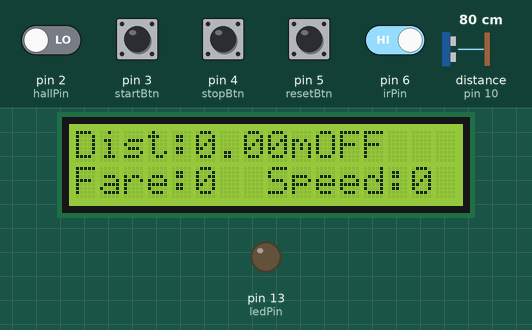
Recording of a sketch running on a simulated Arduino Uno, built with avr-gcc and run on an emulated ATmega328P. Parts: 16×2 character LCD, output pins drawn as LEDs (lit = HIGH). Wiring (inferred from the names in the program): ultrasonic range finder: trigger pin 9; echo pin 10. Inputs (shaded band) come from the test bench; at power-on: pin 3 (startBtn), pin 4 (stopBtn), pin 5 (resetBtn), pin 6 (irPin) HIGH, pin 2 (hallPin) LOW, distance to the obstacle (sensor on pin 10) 80 cm. The echo pulse lasts 58.3 µs per cm; pins used as bus, display or sensor lines are not drawn; what the sketch prints to the serial monitor is not drawn.

Above: at 3.2 s.
3.3 s: pin 3 (startBtn) pulled LOW for 0.4 s
At 4.4 s:
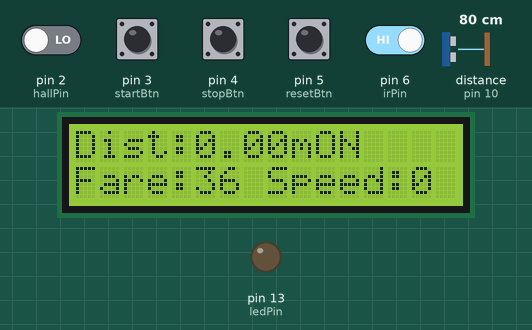
5.2 s: pin 5 (resetBtn) pulled LOW for 0.4 s
At 6.6 s:
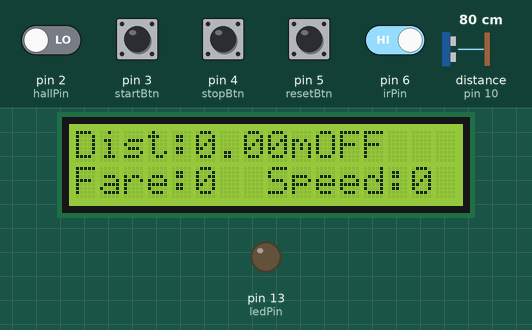
7.1 s: distance to the obstacle (sensor on pin 10) set to 18 cm
8.6 s: distance to the obstacle (sensor on pin 10) set to 13 cm
At 9.9 s:
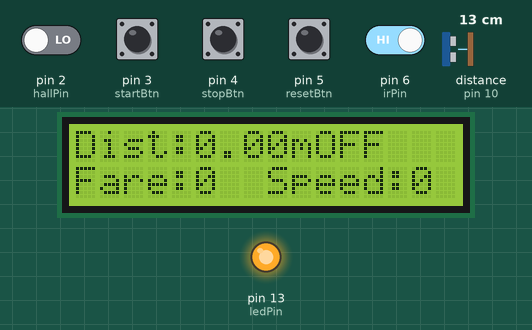
10.4 s: pin 3 (startBtn) pulled LOW for 1 s
At 11.1 s:
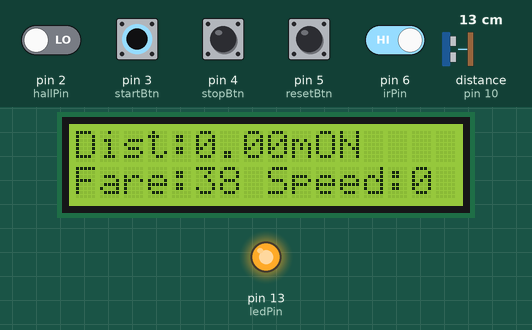
12.9 s: distance to the obstacle (sensor on pin 10) set to 250 cm
At 16.6 s:
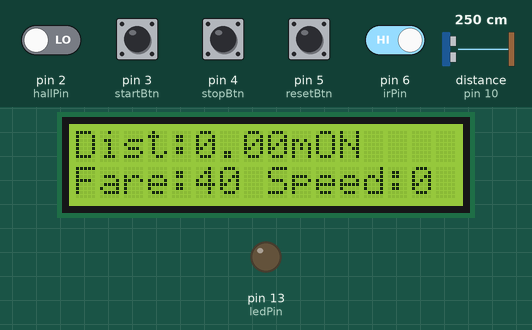
Timing chart, 0 to 16.9 s (numbered marks = the images above; inputs shaded):
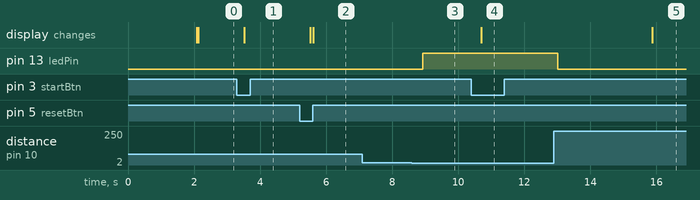

Measured:
- the behaviour switches between 16 and 15 cm on distance to the obstacle (sensor on pin 10) (found by bisection; images 2 and 3)
- after the input at 3.3 s, the display: changes after 0.22 s (image 1)
- after the input at 5.2 s, the display: first changes after 0.32 s (image 2 shows a later state)
- after the input at 7.1 s, every drawn part: stays the same
- after the input at 8.6 s, pin 13 (ledPin): LOW → HIGH after 0.33 s
- after the input at 10.4 s, the display: changes after 0.29 s (image 4)
- after the input at 12.9 s, pin 13 (ledPin): HIGH → LOW after 0.12 s

The sketch:

autofare.c.ino
```cpp
#include <Wire.h>
#include <LiquidCrystal_I2C.h>
#include <SoftwareSerial.h>
#include <TinyGPS++.h>

// LCD
LiquidCrystal_I2C lcd(0x27, 16, 2);

// GPS
SoftwareSerial gpsSerial(7, 8);
TinyGPSPlus gps;

// Pins
const int hallPin = 2;
const int startBtn = 3;
const int stopBtn = 4;
const int resetBtn = 5;
const int irPin = 6;
const int trigPin = 9;
const int echoPin = 10;
const int ledPin = 13;

// Variables
volatile long pulseCount = 0;
float distance = 0;
float fare = 0;
float waitingFare = 0;
bool rideActive = false;

// Button states
bool lastStart = HIGH;
bool lastStop = HIGH;
bool lastReset = HIGH;

// Settings
unsigned long lastLCDUpdate = 0;
unsigned long waitStart = 0;

// Simulation variables
unsigned long startDelayTime = 0;
unsigned long lastIncrementTime = 0;
bool delayDone = false;

float speedKmph = 0;

void setup() {
  Serial.begin(9600);

  pinMode(hallPin, INPUT);
  pinMode(startBtn, INPUT_PULLUP);
  pinMode(stopBtn, INPUT_PULLUP);
  pinMode(resetBtn, INPUT_PULLUP);

  pinMode(irPin, INPUT);
  pinMode(trigPin, OUTPUT);
  pinMode(echoPin, INPUT);
  pinMode(ledPin, OUTPUT);

  attachInterrupt(digitalPinToInterrupt(hallPin), countPulse, RISING);

  lcd.init();
  lcd.backlight();

  gpsSerial.begin(9600);

  lcd.setCursor(0, 0);
  lcd.print("Fare Meter");
  lcd.setCursor(0, 1);
  lcd.print("Ready...");
  Serial.println("System Ready");
  delay(2000);
  lcd.clear();
}

void loop() {

  // ================= BUTTONS =================
  bool startState = digitalRead(startBtn);
  bool stopState  = digitalRead(stopBtn);
  bool resetState = digitalRead(resetBtn);

  if (startState == LOW && lastStart == HIGH) {
    rideActive = true;
    startDelayTime = 0;
    delayDone = false;
    Serial.println("Ride Started");
    delay(50);
  }

  if (stopState == LOW && lastStop == HIGH) {
    rideActive = false;
    Serial.println("Ride Stopped");
    delay(50);
  }

  if (resetState == LOW && lastReset == HIGH) {
    pulseCount = 0;
    distance = 0;
    fare = 0;
    waitingFare = 0;
    speedKmph = 0;

    startDelayTime = 0;
    lastIncrementTime = 0;
    delayDone = false;

    rideActive = false;
    Serial.println("System Reset");
    lcd.clear();
    delay(50);
  }

  lastStart = startState;
  lastStop = stopState;
  lastReset = resetState;

  // ================= ULTRASONIC =================
  long duration;
  float ultraDistance;

  digitalWrite(trigPin, LOW);
  delayMicroseconds(2);
  digitalWrite(trigPin, HIGH);
  delayMicroseconds(10);
  digitalWrite(trigPin, LOW);

  duration = pulseIn(echoPin, HIGH, 20000);
  ultraDistance = duration * 0.034 / 2;

  digitalWrite(ledPin, (ultraDistance > 0 && ultraDistance < 15));

  // ================= IR SENSOR =================
  int irState = digitalRead(irPin);

  // ================= SIMULATION =================
  if (rideActive) {

    if (!delayDone) {
      if (startDelayTime == 0) {
        startDelayTime = millis();
      }

      if (millis() - startDelayTime >= 5000) {
        delayDone = true;
        lastIncrementTime = millis();
        Serial.println("Simulation Started");
      }
    }

    if (delayDone && millis() - lastIncrementTime >= 2000) {

      distance += 0.05;

      if (speedKmph < 5) {
        speedKmph += 1;
      } else {
        speedKmph = 5;
      }

      lastIncrementTime = millis();
    }

    // ================= FARE =================
    if (distance <= 0.5) {
      fare = 36;
    } else {
      float extra = distance - 0.5;
      int steps = extra / 0.4;
      fare = 36 + steps;
    }

    // ================= WAITING =================
    if (speedKmph < 1) {
      if (waitStart == 0) waitStart = millis();

      if (millis() - waitStart > 5000) {
        waitingFare += 2;
        waitStart = millis();
        Serial.println("Waiting +2");
      }
    } else {
      waitStart = 0;
    }
  }

  float totalFare = fare + waitingFare;

  // ================= SERIAL =================
  Serial.print("Ultra: ");
  Serial.print(ultraDistance);
  Serial.print(" | IR: ");
  Serial.print(irState == LOW ? "YES" : "NO");
  Serial.print(" | Dist: ");
  Serial.print(distance);
  Serial.print(" m | Speed: ");
  Serial.print(speedKmph);
  Serial.print(" | Fare: ");
  Serial.println(totalFare);

  // ================= LCD =================
  if (millis() - lastLCDUpdate > 300) {
    lcd.setCursor(0, 0);
    lcd.print("Dist:");
    lcd.print(distance, 2);
    lcd.print("m ");

    lcd.setCursor(10, 0);
    lcd.print(rideActive ? "ON " : "OFF");

    lcd.setCursor(0, 1);
    lcd.print("Fare:");
    lcd.print(totalFare, 0);

    lcd.setCursor(8, 1);
    lcd.print("Speed:");
    lcd.print(speedKmph, 0);
    lcd.print("  ");

    lastLCDUpdate = millis();
  }

  delay(300);
}

// ================= INTERRUPT =================
void countPulse() {
  if (rideActive) {
    pulseCount++;
  }
}
```
